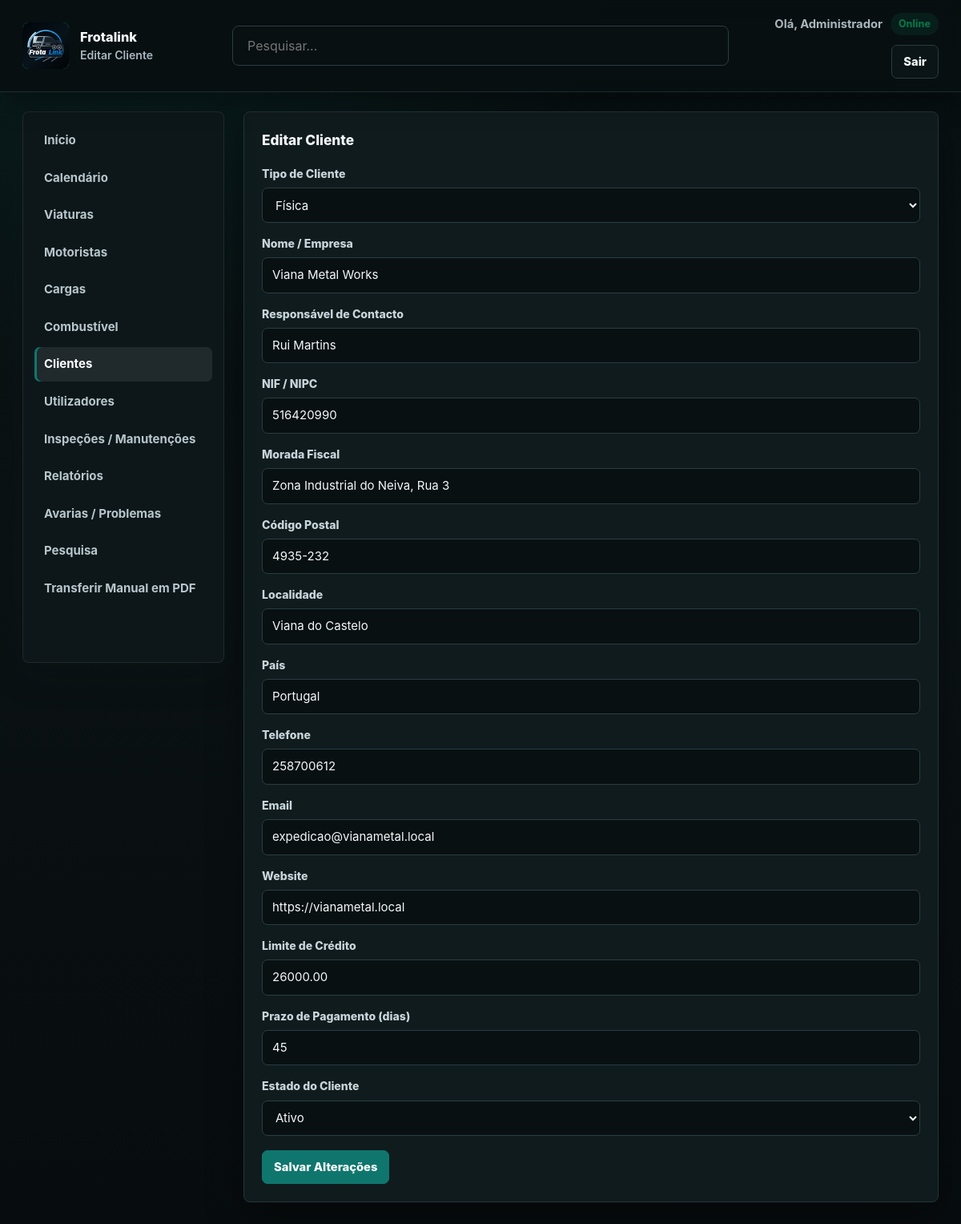
Page /frotas/clientes_editar.php?id=8 (signed in) on the committed database.
### tables this page shows
CREATE TABLE `clientes` (
  `id` int(11) NOT NULL,
  `tipo_cliente` enum('Física','Jurídica') NOT NULL DEFAULT 'Física',
  `nome` varchar(255) NOT NULL,
  `responsavel_contacto` varchar(255) DEFAULT NULL,
  `nif_nipc` varchar(100) NOT NULL,
  `morada_fiscal` varchar(255) DEFAULT NULL,
  `codigo_postal` varchar(50) DEFAULT NULL,
  `localidade` varchar(100) DEFAULT NULL,
  `pais` varchar(100) DEFAULT NULL,
  `telefone` varchar(50) DEFAULT NULL,
  `email` varchar(255) DEFAULT NULL,
  `website` varchar(255) DEFAULT NULL,
  `limite_credito` decimal(12,2) DEFAULT 0.00,
  `prazo_pagamento_dias` int(11) DEFAULT 30,
  `estado_cliente` enum('Ativo','Bloqueado','Inativo') NOT NULL DEFAULT 'Ativo',
  `created_at` timestamp NOT NULL DEFAULT current_timestamp(),
  `lat` decimal(10,7) DEFAULT NULL,
  `lon` decimal(10,7) DEFAULT NULL
);

### frotas/clientes_editar.php (the view, shortened to what this page needs)
<?php
$id = isset($_GET['id']) ? (int) $_GET['id'] : 0;
$conn = getDbConnection();
$stmt = $conn->prepare('SELECT tipo_cliente, nome, responsavel_contacto, nif_nipc, morada_fiscal, codigo_postal, localidade, pais, telefone, email, website, limite_credito, prazo_pagamento_dias, estado_cliente, lat, lon FROM clientes WHERE id = ? LIMIT 1');
$stmt->bind_param('i', $id);
$stmt->execute();
$stmt->bind_result($tipo_cliente, $nome, $responsavel_contacto, $nif_nipc, $morada_fiscal, $codigo_postal, $localidade, $pais, $telefone, $email, $website, $limite_credito, $prazo_pagamento_dias, $estado_cliente, $lat, $lon);
?>
<!DOCTYPE html>
<html lang="pt-PT">
<head>
    <link rel="stylesheet" href="layout.css">
</head>
<body class="dashboard-page">
    <header class="topbar">
        <div class="brand">
            <button type="button" class="brand-logo" onclick="window.location.href='index.php'" aria-label="Página principal"><img src="assets/logo.svg" alt="Frotalink"></button>
            <div>
                <p class="brand-title">Frotalink</p>
                <span class="brand-subtitle">Editar Cliente</span>
            </div>
        </div>
        <form class="topbar-search" method="get" action="pesquisa.php"><input type="search" name="q" placeholder="Pesquisar..." aria-label="Pesquisar"></form>
        <div class="topbar-actions">
            <div class="topbar-stats">
                <span>Olá, <?php echo htmlspecialchars($_SESSION['user']); ?></span>
                <span class="status-pill status-active">Online</span>
            </div>
            <a class="button secondary" href="logout.php">Sair</a>
        </div>
    </header>
    <div class="page-layout">
        <?php include 'sidebar.php'; ?>
        <main class="dashboard-content">
            <section class="widget">
                <div class="widget-header">
                    <h2>Editar Cliente</h2>
                </div>
                <form method="post" action="clientes_editar.php?id=<?php echo urlencode($id); ?>">
                    <label for="tipo_cliente">Tipo de Cliente</label>
                    <select name="tipo_cliente" id="tipo_cliente">
                        <option value="Física" <?php echo $tipo_cliente === 'Física' ? 'selected' : ''; ?>>Física</option>
                    </select>
                    <label for="nome">Nome / Empresa</label>
                    <input type="text" id="nome" name="nome" value="<?php echo htmlspecialchars($nome); ?>" required>
                    <label for="responsavel_contacto">Responsável de Contacto</label>
                    <input type="text" id="responsavel_contacto" name="responsavel_contacto" value="<?php echo htmlspecialchars($responsavel_contacto); ?>">
                    <label for="nif_nipc">NIF / NIPC</label>
                    <input type="text" id="nif_nipc" name="nif_nipc" value="<?php echo htmlspecialchars($nif_nipc); ?>" required>
                    <label for="morada_fiscal">Morada Fiscal</label>
                    <input type="text" id="morada_fiscal" name="morada_fiscal" value="<?php echo htmlspecialchars($morada_fiscal); ?>">
                    <label for="codigo_postal">Código Postal</label>
                    <input type="text" id="codigo_postal" name="codigo_postal" value="<?php echo htmlspecialchars($codigo_postal); ?>">
                    <label for="localidade">Localidade</label>
                    <input type="text" id="localidade" name="localidade" value="<?php echo htmlspecialchars($localidade); ?>">
                    <label for="pais">País</label>
                    <input type="text" id="pais" name="pais" value="<?php echo htmlspecialchars($pais); ?>">
                    <label for="telefone">Telefone</label>
                    <input type="text" id="telefone" name="telefone" value="<?php echo htmlspecialchars($telefone); ?>">
                    <label for="email">Email</label>
                    <input type="email" id="email" name="email" value="<?php echo htmlspecialchars($email); ?>">
                    <label for="website">Website</label>
                    <input type="text" id="website" name="website" value="<?php echo htmlspecialchars($website); ?>">
                    <label for="limite_credito">Limite de Crédito</label>
                    <input type="number" step="0.01" id="limite_credito" name="limite_credito" value="<?php echo htmlspecialchars($limite_credito); ?>">
                    <label for="prazo_pagamento_dias">Prazo de Pagamento (dias)</label>
                    <input type="number" id="prazo_pagamento_dias" name="prazo_pagamento_dias" value="<?php echo htmlspecialchars($prazo_pagamento_dias); ?>">
                    <label for="estado_cliente">Estado do Cliente</label>
                    <select name="estado_cliente" id="estado_cliente">
                        <option value="Ativo" <?php echo $estado_cliente === 'Ativo' ? 'selected' : ''; ?>>Ativo</option>
                    </select>
                    <button type="submit" class="button">Salvar Alterações</button>
                </form>
            </section>
        </main>
    </div>
</body>
</html>

### rows in the picture
clientes: nome "Viana Metal Works", responsavel_contacto "Rui Martins", nif_nipc "516420990", morada_fiscal "Zona Industrial do Neiva, Rua 3", codigo_postal "4935-232", localidade "Viana do Castelo", pais "Portugal", telefone "258700612", email "expedicao@vianametal.local", website "https://vianametal.local", limite_credito "26000.00", prazo_pagamento_dias "45", estado_cliente "Ativo"

### other values in the picture
$_SESSION['user'] "Administrador"
